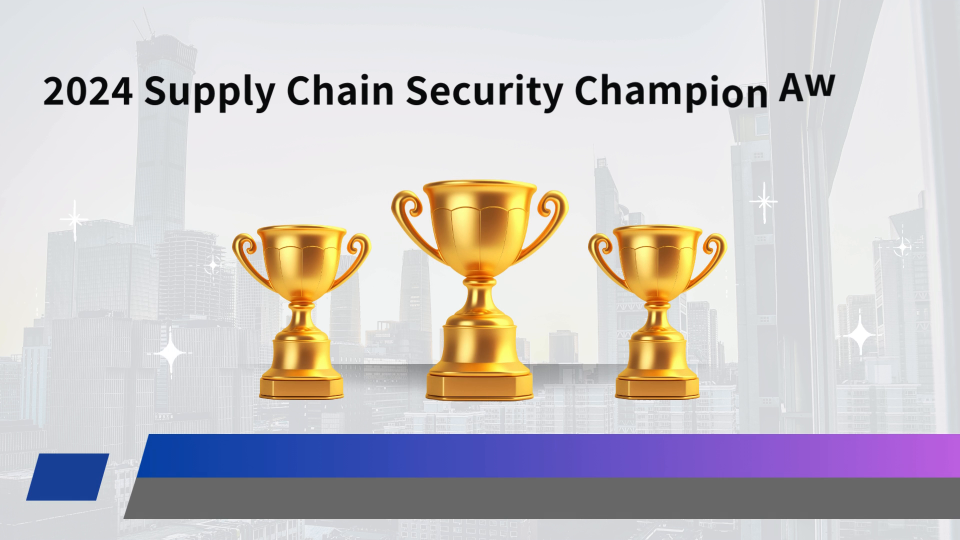
#> input picture frame 80 of video/Grey Modern Professional Business Project Presentation (3).mp4, 1920 x 1080 px (shown at 1/2 size)
$ python gray.py
#> lines starting #> are read from the running program, lines starting #| are printed output that depends on the picture
import cv2 as cv

video_path = r'E:\aHieu\video\Grey Modern Professional Business Project Presentation (3).mp4'

cap = cv.VideoCapture(video_path)

while True:
    ret, frame = cap.read()
#> frame is the input picture: shape (1080, 1920, 3); mean B, G, R 199.8, 197.8, 202.3
    if not ret:
        print("error: Could not read frame")
    gray = cv.cvtColor(frame, cv.COLOR_BGR2GRAY)
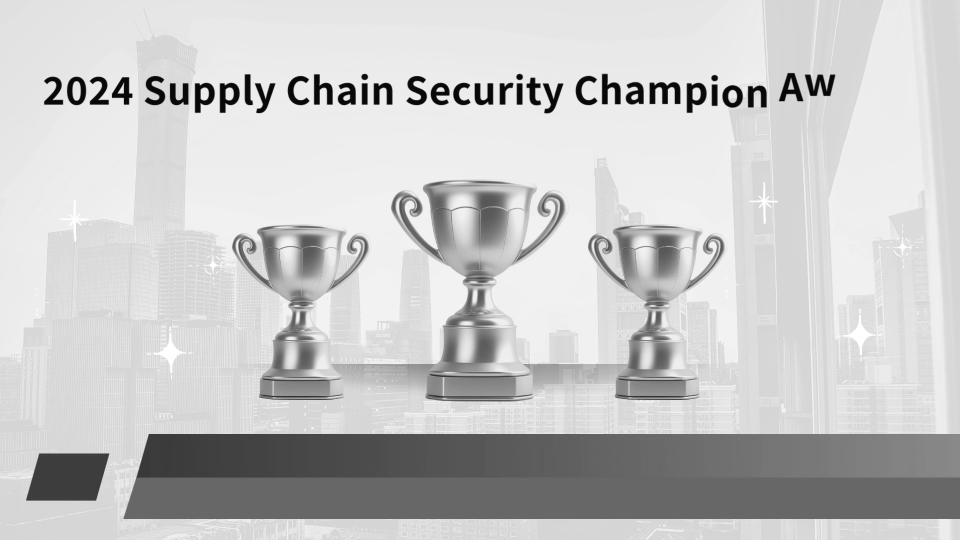
#> gray: shape (1080, 1920) (shown at 1/2 size); min 0, max 255, mean 199.4
    if cv.waitKey(1) & 0xFF==ord('q'):
#> (key q is pressed here)
        break
    cv.imshow('gray', gray)

cap.release()
cv.destroyAllWindows()

$ run again, starting later in the video
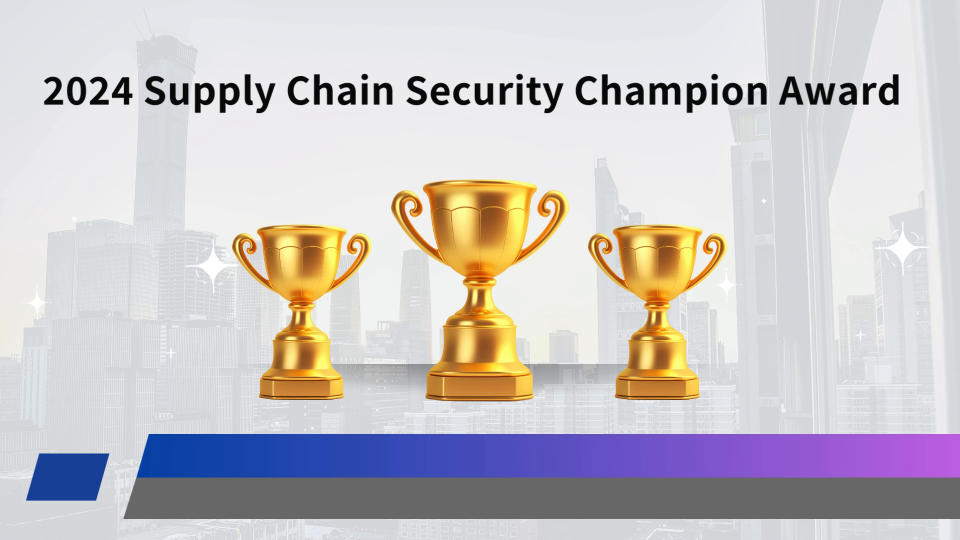
#> input picture frame 361 of video/Grey Modern Professional Business Project Presentation (3).mp4, 1920 x 1080 px (shown at 1/2 size)
#> frame is the input picture: shape (1080, 1920, 3); mean B, G, R 199.5, 197.5, 201.9
#> `gray = cv.cvtColor(frame, cv.COLOR_BGR2GRAY)`:
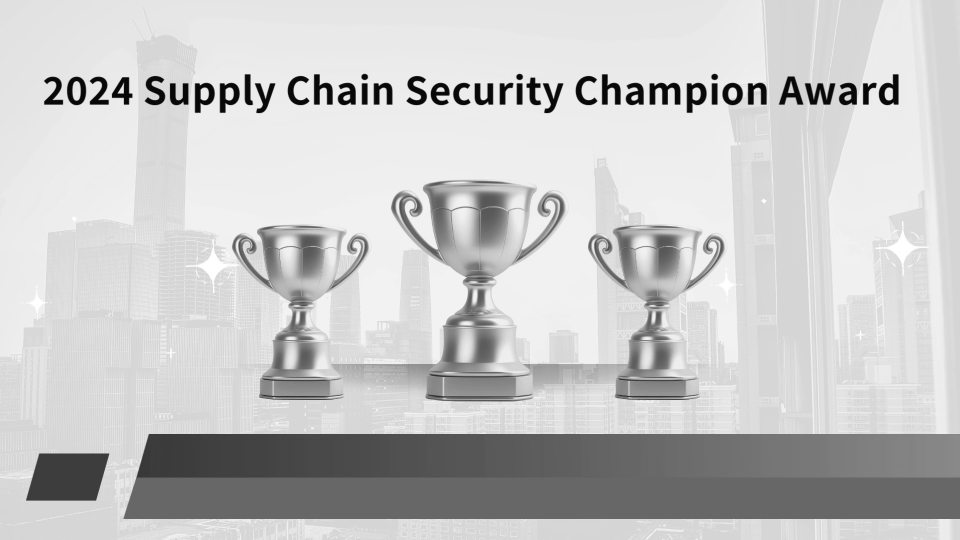
#> gray: shape (1080, 1920) (shown at 1/2 size); min 2, max 255, mean 199

$ run again, starting later in the video
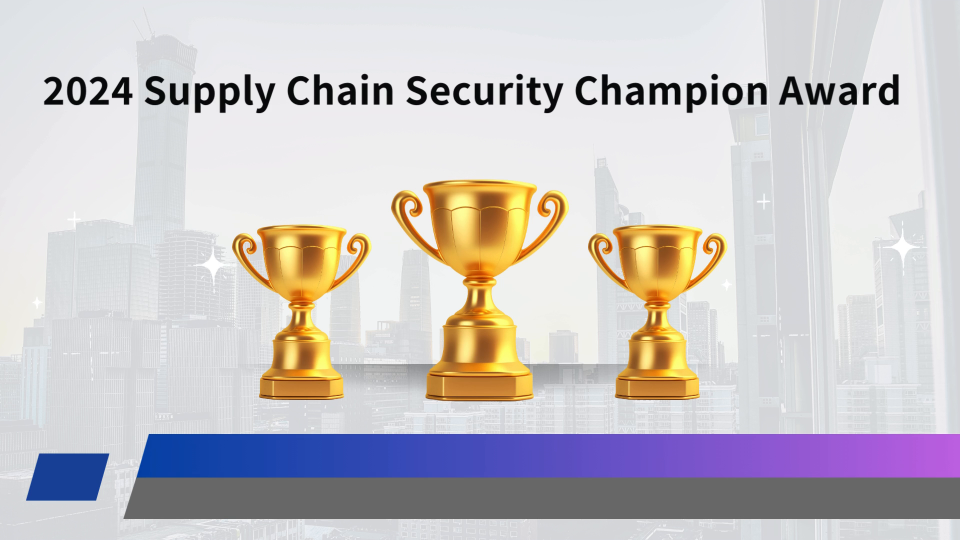
#> input picture frame 642 of video/Grey Modern Professional Business Project Presentation (3).mp4, 1920 x 1080 px (shown at 1/2 size)
#> frame is the input picture: shape (1080, 1920, 3); mean B, G, R 199.5, 197.5, 201.9
#> `gray = cv.cvtColor(frame, cv.COLOR_BGR2GRAY)`:
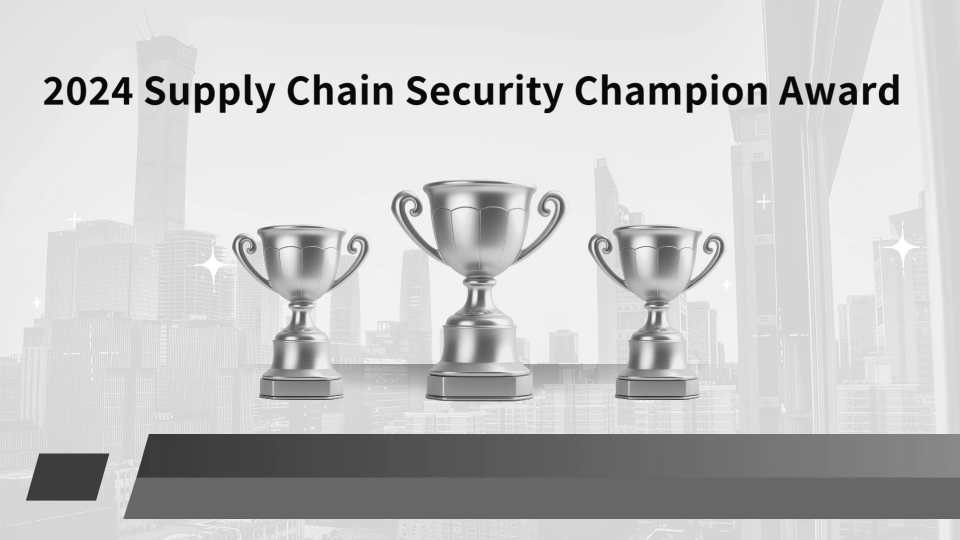
#> gray: shape (1080, 1920) (shown at 1/2 size); min 0, max 255, mean 199
